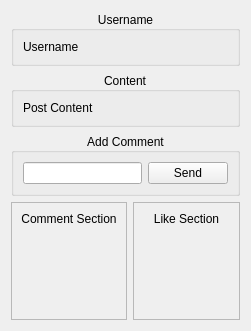
<?xml version="1.0" encoding="UTF-8"?>
<ui version="4.0">
 <class>ViewPost</class>
 <widget class="QWidget" name="ViewPost">
  <property name="geometry">
   <rect>
    <x>0</x>
    <y>0</y>
    <width>251</width>
    <height>331</height>
   </rect>
  </property>
  <property name="windowTitle">
   <string>Form</string>
  </property>
  <layout class="QGridLayout" name="gridLayout">
   <item row="3" column="0">
    <widget class="QScrollArea" name="commentArea">
     <property name="widgetResizable">
      <bool>true</bool>
     </property>
     <widget class="QWidget" name="commentContents">
      <property name="geometry">
       <rect>
        <x>0</x>
        <y>0</y>
        <width>140</width>
        <height>64</height>
       </rect>
      </property>
      <layout class="QVBoxLayout" name="commentSectionLayout">
       <item>
        <widget class="QLabel" name="commentSectionLabel">
         <property name="text">
          <string>Comment Section</string>
         </property>
         <property name="alignment">
          <set>Qt::AlignCenter</set>
         </property>
        </widget>
       </item>
       <item>
        <spacer name="verticalSpacer_4">
         <property name="orientation">
          <enum>Qt::Vertical</enum>
         </property>
         <property name="sizeHint" stdset="0">
          <size>
           <width>20</width>
           <height>40</height>
          </size>
         </property>
        </spacer>
       </item>
      </layout>
     </widget>
    </widget>
   </item>
   <item row="3" column="1">
    <widget class="QScrollArea" name="likeArea">
     <property name="widgetResizable">
      <bool>true</bool>
     </property>
     <widget class="QWidget" name="likeContents">
      <property name="geometry">
       <rect>
        <x>0</x>
        <y>0</y>
        <width>103</width>
        <height>85</height>
       </rect>
      </property>
      <layout class="QVBoxLayout" name="likeSectionLayout">
       <item>
        <widget class="QLabel" name="likeSectionLabel">
         <property name="text">
          <string>Like Section</string>
         </property>
         <property name="alignment">
          <set>Qt::AlignCenter</set>
         </property>
        </widget>
       </item>
       <item>
        <spacer name="verticalSpacer_3">
         <property name="orientation">
          <enum>Qt::Vertical</enum>
         </property>
         <property name="sizeHint" stdset="0">
          <size>
           <width>20</width>
           <height>40</height>
          </size>
         </property>
        </spacer>
       </item>
      </layout>
     </widget>
    </widget>
   </item>
   <item row="2" column="0" colspan="2">
    <widget class="QGroupBox" name="addCommentGroup">
     <property name="title">
      <string>Add Comment</string>
     </property>
     <property name="alignment">
      <set>Qt::AlignCenter</set>
     </property>
     <layout class="QHBoxLayout" name="horizontalLayout">
      <item>
       <widget class="QLineEdit" name="commentTextEdit"/>
      </item>
      <item>
       <widget class="QPushButton" name="sendCommentButton">
        <property name="cursor">
         <cursorShape>PointingHandCursor</cursorShape>
        </property>
        <property name="text">
         <string>Send</string>
        </property>
       </widget>
      </item>
     </layout>
    </widget>
   </item>
   <item row="1" column="0" colspan="2">
    <widget class="QGroupBox" name="contentGroup">
     <property name="title">
      <string>Content</string>
     </property>
     <property name="alignment">
      <set>Qt::AlignCenter</set>
     </property>
     <layout class="QVBoxLayout" name="verticalLayout">
      <item>
       <widget class="QLabel" name="postContentLabel">
        <property name="text">
         <string>Post Content</string>
        </property>
        <property name="wordWrap">
         <bool>true</bool>
        </property>
       </widget>
      </item>
     </layout>
    </widget>
   </item>
   <item row="0" column="0" colspan="2">
    <widget class="QGroupBox" name="usernameGroup">
     <property name="title">
      <string>Username</string>
     </property>
     <property name="alignment">
      <set>Qt::AlignCenter</set>
     </property>
     <layout class="QVBoxLayout" name="verticalLayout_2">
      <item>
       <widget class="QLabel" name="usernameLabel">
        <property name="text">
         <string>Username</string>
        </property>
       </widget>
      </item>
     </layout>
    </widget>
   </item>
  </layout>
 </widget>
 <resources/>
 <connections/>
</ui>
